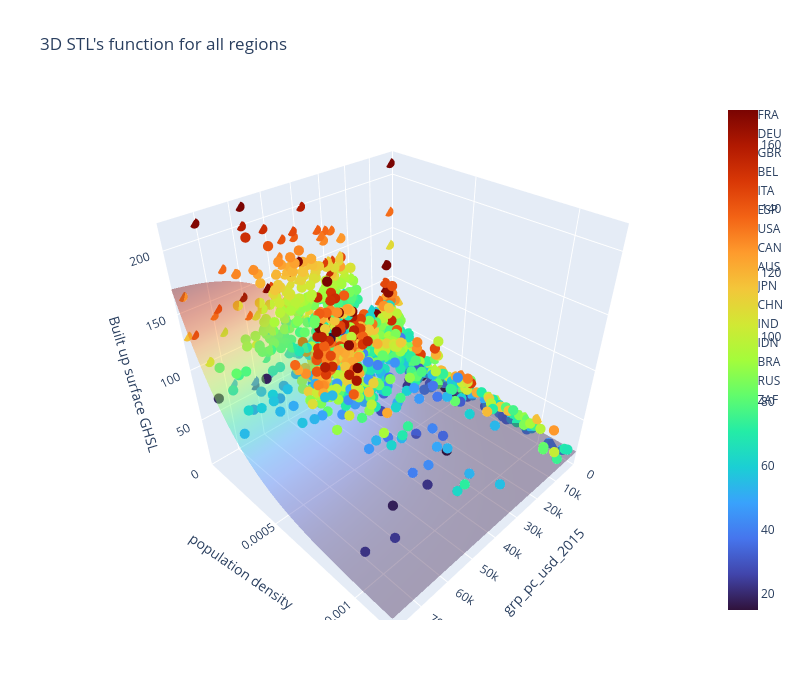

This figure's notebook cell:
### Code cell
### last
if three_D_plots:
    import plotly.graph_objects as go

    try:
        # Create an empty figure
        fig = go.Figure()

        # Create a meshgrid of x and y values
        x = np.linspace(x_min, x_max, 50)
        y = np.linspace(y_min, y_max, 50)
        x_grid, y_grid = np.meshgrid(x, y)
        z = STL([x_grid, y_grid], my_own_fit[0],my_own_fit[1],my_own_fit[2],my_own_fit[3],my_own_fit[4], my_own_fit[5])
        cmin = np.min(z)
        cmax = np.max(z)

        fig.add_trace(
            go.Surface(
                    z=z, 
                    x=x_grid, 
                    y=y_grid, 
                    colorscale="Turbo", 
                    cmin=cmin,
                    cmax=cmax,
                    opacity=0.4),
        )

        for j in range(len(regions)):
            # Add a scatter trace for each region
            fig.add_trace(
                go.Scatter3d(
                    x=df_gdp_cap_region_handler[j],
                    y=df_pop_density_region_handler[j],
                    z=df_built_up_region_handler[j],
                    mode='markers',  # Use 'markers' for scatter plot
                    marker=dict(
                        size=6,  # Size of the points
                        color=df_built_up_region_handler[j],  # Color of the points
                        colorscale='Turbo',  # Colorscale for the points
                        opacity=1.0
                    ),
                    name=regions[j].name  # Add region name as trace legend
                )
            )
        
        # Customize the layout
        fig.update_layout(
            title='3D STL\'s function for all regions',
            scene=dict(
                xaxis=dict(
                    title='grp_pc_usd_2015',
                    range=[x_min, x_max],
                    # type='log'  # Set x-axis to log scale
                ),
                yaxis=dict(
                    title='population density',
                    range=[y_min, y_max],
                    # type='log'  # Set y-axis to log scale
                ),
                zaxis=dict(
                    title=y_col,
                    range=[z_min, z_max],
                    # type='log'  # Set z-axis to log scale
                )
            ),
            width=800,
            height=700
        )
        
        # Show the plot
        fig.show()

    except Exception as e:
        print("Error:", e)
